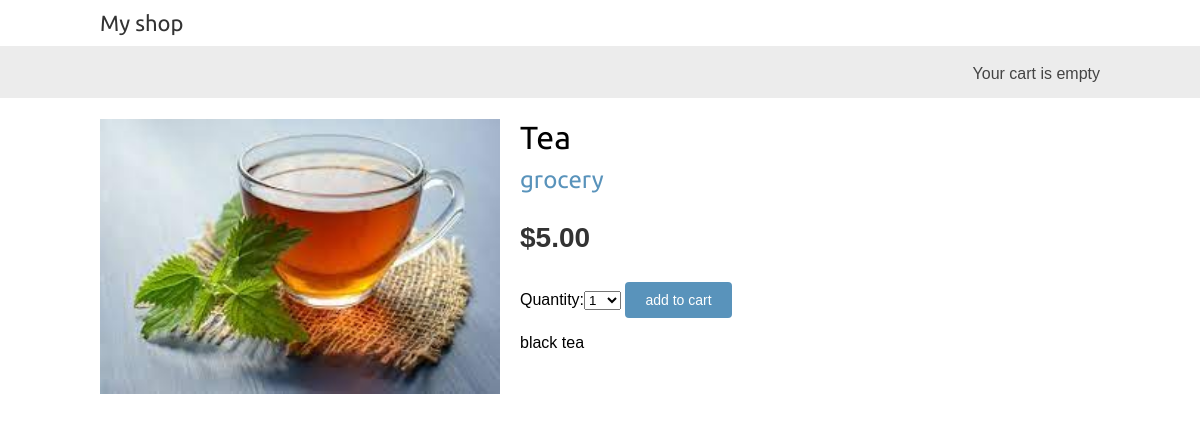
The page /1/tea/ on the database its author committed.
### shop/models.py (models this page shows, shortened)
class Product(models.Model):
    category = models.ForeignKey(Category,
                                    related_name='products',
                                    on_delete=models.CASCADE)
    name = models.CharField(max_length=200,db_index=True)
    slug = models.SlugField(max_length=200,db_index=True)
    image = models.ImageField(upload_to='products/%Y/%m/%d',
                                blank=True)
    description = models.TextField(blank=True)
    price = models.DecimalField(max_digits=10,decimal_places=2)
    available = models.BooleanField(default=True)
    created = models.DateTimeField(auto_now_add=True)
    updated = models.DateTimeField(auto_now_add = True)
    class Meta:
        ordering = ('name',)
        index_together = (('id','slug'),)

class Category(models.Model):
    name = models.CharField(max_length=200,
                            db_index=True)
    slug = models.SlugField(max_length=200,
                            unique=True)
    class Meta:
        ordering = ('name',)
        verbose_name = 'categories'
    def __str__(self):
        return self.name
    def get_absolute_url(self) :
        return reverse('shop:product_list_by_category',
                        args=[self.slug])

### shop/views.py (the view)
# urls.py: path('<int:id>/<slug:slug>/',views.product_detail,
def product_detail(request,id,slug):
    product = get_object_or_404(Product,
                                id=id,
                                slug=slug,
                                available=True)
    cart_product_form=CartAddProductForm
    return render(request,
                    'shop/product/detail.html',
                    {'product':product,
                    'cart_product_form':cart_product_form})

### cart/cart.py (called while the page is built)
    def __len__(self):
        return sum(item['quantity'] for item in self.cart.values())

### cart/context_processors.py (called while the page is built)
def cart(request) :
    return{'cart':Cart(request)}

### shop/templates/shop/product/detail.html (shortened to what this page needs)
{% extends "shop/base.html" %}
{% load static %}
{% block content %}
    <div class="product-detail">
        <img src="{% if product.image %}{{ product.image.url }}\
        {% else %}{% static "img/no_image.png" %}{% endif %}">
        <h1>
            {{ product.name }}
            </h1>
        <h2>
            <a href="{{ product.category.get_absolute_url }}">
                {{ product.category }}
                </a>
            </h2>
        <p class="price">
            ${{ product.price }}
            </p>
        <form action="{% url "cart:cart_add" product.id %}" method="post">
            {{ cart_product_form }}
            <input type="submit" value="add to cart">
            </form>
        {{ product.description|linebreaks }}
        </div>
{% endblock %}

### shop/static/css/base.css (style rules this page uses)
body { margin:0; padding:0; font-family:helvetica, sans-serif; }
h1, h2, h3, h4, h5 , h6 { font-family: 'Ubuntu', sans-serif; font-weight:normal; }
a { text-decoration:none; color:#5993bb; }
a.button, input[type="submit"] { color:#fff; background:#5993bb; border-radius:4px; padding:10px 20px; font-size:14px; border:0; }
.product-detail { text-align:justify; }
.product-detail .price { color:#333; font-size:28px; font-weight:bold; }
.product-detail img { width:40%; float:left; padding:0 20px 20px 0; }
.product-detail h1 { margin-bottom:0; }
.product-detail h2 { margin-top:10px; }

### rows shown on the page
Product: image (picture), name "Tea", category "grocery", price "5.00", description "black tea"
